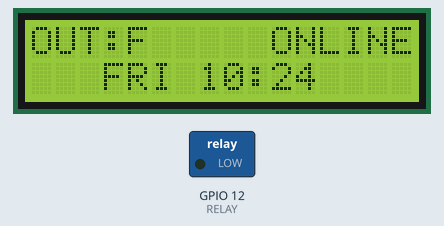
A sketch run on a simulated ESP32. On the bench: 16×2 character LCD, switched loads named in the sketch (green lamp = pin HIGH). WiFi joins after 1.5 s; servers stay silent unless stated; the local clock reads 2024-03-15 10:24:30 at power-on unless the sketch sets it.

Above: at 1.7 s.
At 10.1 s:
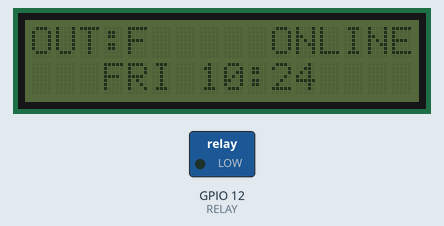
At 30.1 s:
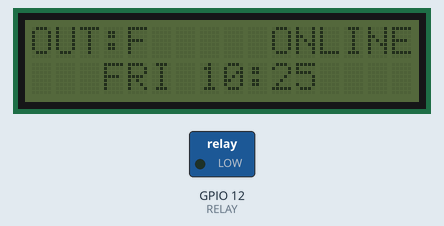

The sketch:

03_external_timer.ino
```cpp
#include <WiFi.h>
#include "time.h"
#include <Wire.h>
#include <RTClib.h>
#include <hd44780.h>
#include <hd44780ioClass/hd44780_I2Cexp.h>

// ======================================================
// WIFI / TIME
// ======================================================

// replace placeholder with your network SSID and network password
const char* ssid     = "Wifi_SSID";
const char* password = "Wifi_Password";

const char* ntpServer = "pool.ntp.org";
const char* timezone  = "PST8PDT,M3.2.0,M11.1.0";

// ======================================================
// TIMERS
// ======================================================

const unsigned long RTC_SYNC_INTERVAL   = 60000;
const unsigned long WIFI_RETRY_INTERVAL = 15000;
const unsigned long BACKLIGHT_TIMEOUT   = 10000;

unsigned long lastRtcSync = 0;
unsigned long lastWifiAttempt = 0;
unsigned long backlightStartMillis = 0;

// ======================================================
// I2C BUSES
// ======================================================

TwoWire I2C_RTC(0);
TwoWire I2C_LCD(1);

const int LCD_SDA_PIN = 26;
const int LCD_SCL_PIN = 27;
const int RTC_SDA_PIN = 32;
const int RTC_SCL_PIN = 33;

// ======================================================
// LCD / RTC
// ======================================================

const int LCD_COLS = 16;
const int LCD_ROWS = 2;

RTC_DS3231 rtc;
hd44780_I2Cexp lcd;

bool rtcReady   = false;
bool ntpSynced  = false;
bool backlightOff = false;

// ======================================================
// OUTPUT
// ======================================================

const int RELAY = 12;
bool outputState = false;

// ======================================================
// CONNECTION STATUS
// ======================================================

enum ConnStatus : uint8_t {
  CS_INIT,
  CS_CONN,
  CS_ONLINE,
  CS_OFFLINE
};

ConnStatus connectionStatus = CS_INIT;

const char* connStatusToStr(ConnStatus s) {
  switch (s) {
    case CS_CONN:    return "CONN";
    case CS_ONLINE:  return "ONLINE";
    case CS_OFFLINE: return "OFFLINE";
    default:         return "INIT";
  }
}

// ======================================================
// DISPLAY STATE (ANTI-FLICKER)
// ======================================================

bool lastOutputState = false;
ConnStatus lastConnStatus = CS_INIT;
uint8_t lastMinute = 255;

// ======================================================
// SCHEDULE
// ======================================================

const char* scheduleStrings[] = {
  // replace with your schedule
  "MON 8:00-9:00",
  "TUE 18:00-19:00",
  "WED 7:00-8:00",
};

const int SCHEDULE_SIZE =
  sizeof(scheduleStrings) / sizeof(scheduleStrings[0]);

// ======================================================
// SETUP
// ======================================================

void setup() {
  Serial.begin(115200);
  pinMode(RELAY, OUTPUT);

  // I2C
  I2C_RTC.begin(RTC_SDA_PIN, RTC_SCL_PIN);
  I2C_LCD.begin(LCD_SDA_PIN, LCD_SCL_PIN);

  // LCD
  Wire = I2C_LCD;
  lcd.begin(LCD_COLS, LCD_ROWS);
  lcd.clear();
  lcd.backlight();
  backlightStartMillis = millis();

  // RTC (authoritative at boot)
  Wire = I2C_RTC;
  if (rtc.begin()) {
    delay(20);
    rtcReady = true;
  }

  // Draw immediately from RTC
  if (rtcReady) {
    DateTime now = rtc.now();
    drawDisplay(now);
    lastMinute = now.minute();
  }

  // WiFi (background)
  WiFi.setSleep(false);
  WiFi.begin(ssid, password);
  lastWifiAttempt = millis();

  // SNTP (non-blocking)
  configTime(0, 0, ntpServer);
  setenv("TZ", timezone, 1);
  tzset();
}

// ======================================================
// LOOP
// ======================================================

void loop() {
  unsigned long nowMillis = millis();

  // Backlight off after 10s (independent)
  if (!backlightOff &&
      nowMillis - backlightStartMillis >= BACKLIGHT_TIMEOUT) {
    Wire = I2C_LCD;
    lcd.noBacklight();
    backlightOff = true;
  }

  handleWiFi(nowMillis);

  if (!rtcReady) return;

  // First successful NTP → RTC
  if (!ntpSynced && WiFi.status() == WL_CONNECTED) {
    struct tm t;
    if (getLocalTime(&t, 0)) {
      syncRTCFromNTP(t);
      ntpSynced = true;
      lastRtcSync = nowMillis;
    }
  }

  // Periodic RTC correction
  if (ntpSynced &&
      nowMillis - lastRtcSync >= RTC_SYNC_INTERVAL) {
    struct tm t;
    if (getLocalTime(&t, 0)) {
      syncRTCFromNTP(t);
      lastRtcSync = nowMillis;
    }
  }

  // Output
  updateOutputState();

  // Display update (minute-based)
  Wire = I2C_RTC;
  DateTime now = rtc.now();

  bool needRedraw =
    (outputState != lastOutputState) ||
    (connectionStatus != lastConnStatus) ||
    (now.minute() != lastMinute);

  if (needRedraw) {
    drawDisplay(now);
    lastOutputState = outputState;
    lastConnStatus = connectionStatus;
    lastMinute = now.minute();
  }
}

// ======================================================
// WIFI (NON-BLOCKING)
// ======================================================

void handleWiFi(unsigned long nowMillis) {
  if (WiFi.status() == WL_CONNECTED) {
    connectionStatus = CS_ONLINE;
    return;
  }

  if (nowMillis - lastWifiAttempt >= WIFI_RETRY_INTERVAL) {
    WiFi.begin(ssid, password);
    lastWifiAttempt = nowMillis;
    connectionStatus = CS_CONN;
  } else {
    connectionStatus = CS_OFFLINE;
  }
}

// ======================================================
// DISPLAY (UNCHANGED SEMANTICS)
// ======================================================

void drawDisplay(DateTime now) {
  Wire = I2C_LCD;
  lcd.clear();

  lcd.setCursor(0, 0);
  lcd.print(outputState ? "OUT:T" : "OUT:F");

  const char* status = connStatusToStr(connectionStatus);
  lcd.setCursor(LCD_COLS - strlen(status), 0);
  lcd.print(status);

  const char* days[] =
    {"SUN","MON","TUE","WED","THU","FRI","SAT"};

  char line[17];
  snprintf(line, sizeof(line), "%s %02d:%02d",
           days[now.dayOfTheWeek()],
           now.hour(),
           now.minute());

  lcd.setCursor((LCD_COLS - strlen(line)) / 2, 1);
  lcd.print(line);
}

// ======================================================
// RTC / OUTPUT
// ======================================================

void syncRTCFromNTP(const struct tm& t) {
  Wire = I2C_RTC;
  rtc.adjust(DateTime(
    t.tm_year + 1900,
    t.tm_mon + 1,
    t.tm_mday,
    t.tm_hour,
    t.tm_min,
    t.tm_sec
  ));
}

void updateOutputState() {
  Wire = I2C_RTC;
  DateTime now = rtc.now();
  outputState = isWithinSchedule(now);
  digitalWrite(RELAY, outputState ? HIGH : LOW);
}

bool isWithinSchedule(DateTime now) {
  const char* days[] = {"SUN","MON","TUE","WED","THU","FRI","SAT"};
  const char* today = days[now.dayOfTheWeek()];
  int curMin = now.hour() * 60 + now.minute();

  for (int i = 0; i < SCHEDULE_SIZE; i++) {
    char d[4]; int sh, sm, eh, em;
    if (sscanf(scheduleStrings[i], "%3s %d:%d-%d:%d",
               d, &sh, &sm, &eh, &em) == 5) {
      if (!strcmp(d, today)) {
        int s = sh * 60 + sm;
        int e = eh * 60 + em;
        if (curMin >= s && curMin < e) return true;
      }
    }
  }
  return false;
}
```

Measured:
- what the display in image 0 shows lasts 8.5 s, from 1.6 s to 10.1 s
- what the display in image 1 shows lasts 19.9 s, from 10.1 s to 30.0 s
